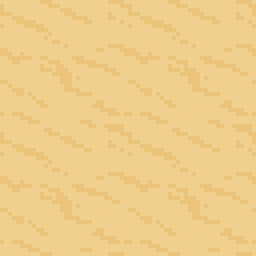
#> input picture previews/field-coast-cliff/assets/field/terrain/sand.png, 64 x 64 px, found by its file name (shown 4 times larger)
$ python make-field-terrain-atlas.py
#> lines starting #> are read from the running program, lines starting #| are printed output that depends on the picture
"""Draw 32px coast and cliff chips from the game's sand and rock textures."""
from pathlib import Path

import numpy as np
from PIL import Image

ROOT = Path(__file__).resolve().parents[1]
TERRAIN = ROOT / "assets/field/terrain"
OUT = TERRAIN / "atlas"
OUT.mkdir(exist_ok=True)
CELL = 32
Y, X = np.indices((CELL, CELL), dtype=float)
U, V = (X + .5) / CELL, (Y + .5) / CELL

def contour(mask):
    a,b,c,d = [int(bool(mask & (1<<i))) for i in range(4)]
    # Corner samples are the centers of the four adjacent logical tiles.
    # Smooth interpolation produces diagonal runs and quarter bays that share edges.
    value = a*(1-U)*(1-V) + b*U*(1-V) + c*U*V + d*(1-U)*V
    if mask in (5,10):
        # A diagonal pair meets at a water saddle, leaving a visible channel.
        value -= .18 * np.sin(np.pi*U) * np.sin(np.pi*V)
    gx = (b-a)*(1-V) + (c-d)*V
    gy = (d-a)*(1-U) + (c-b)*U
    slope = np.maximum(.3,np.hypot(gx,gy))
    wiggle=.035*np.sin(2*np.pi*U)*np.sin(2*np.pi*V)
    return (value-.5+wiggle)*CELL/slope, gx/slope, gy/slope

def texture(name):
    return np.array(Image.open(TERRAIN / name).convert("RGB"))

def tone(rgb, scale, shift=0):
    return np.clip(np.rint(rgb*scale+shift),0,255).astype(np.uint8)

def rgba(rgb, alpha):
    colors=np.broadcast_to(rgb,(32,32,3))
    return Image.fromarray(np.dstack((colors,np.broadcast_to(alpha,(32,32)))).astype(np.uint8),"RGBA")

def atlas(name, entries):
    image=Image.new("RGBA",(128,CELL*((len(entries)+3)//4)))
    for i,entry in enumerate(entries):
        image.paste(entry,((i%4)*CELL,(i//4)*CELL))
    image.save(OUT/(name+".png"),optimize=True)

distances={mask:contour(mask) for mask in range(1,15)}
full=Image.new("RGBA",(32,32),"white")
#> full: PIL image 32x32 RGBA; every value is 255
empty=Image.new("RGBA",(32,32))
#> empty: PIL image 32x32 RGBA; every value is 0
atlas("coast-mask-32",[empty]+[rgba((255,255,255),(distances[m][0]>=0)*255) for m in range(1,15)]+[full])
#> in rgba (call 2), `colors=np.broadcast_to(rgb,(32,32,3))`: colors: shape (32, 32, 3) int64; every value is 255
#> in atlas, `image=Image.new("RGBA",(128,CELL*((len(entries)+3)//4)))`: image: PIL image 128x128 RGBA; every value is 0
#> the loop in atlas, `for i,entry in enumerate(entries):` made 16 passes

sand=texture("sand.png")
rock=texture("grass-cliff.png")
#> call 2 of texture, with name = 'grass-cliff.png'
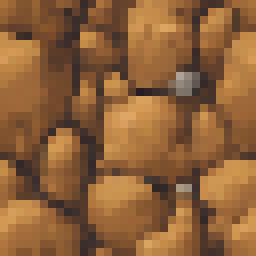
#> input picture assets/field/terrain/grass-cliff.png, 32 x 32 px (shown 8 times larger)
def bank(mask, phase):
    dist,_,_=distances[mask]
    xx=16+32*(phase%2)+X.astype(int)
    yy=16+32*(phase//2)+Y.astype(int)
    pixels=sand[yy%64,xx%64].copy()
    # Pale dry sand feathers into turf. Dark wet edge stays with the land.
    broken=np.sin(X*.8+Y*.61)+.45*np.cos(X*1.7-Y*.3)
    alpha=np.where(dist<0,0,np.where(dist<10+broken,255,np.where(dist<13+broken,110,0)))
    pixels[(dist>=0)&(dist<3)] = tone(pixels[(dist>=0)&(dist<3)],.72)
    pixels[(dist>=0)&(dist<1.15)] = (52,58,43)
    return rgba(pixels,alpha)

for phase in range(4):
    atlas(f"coast-sand-{phase}-32",[empty]+[bank(m,phase) for m in range(1,15)]+[empty])
#> this loop made 4 passes
#> pass 1, in bank (call 2), `alpha=np.where(dist<0,0,np.where(dist<10+broken,255,np.where(dist<13+b..`:
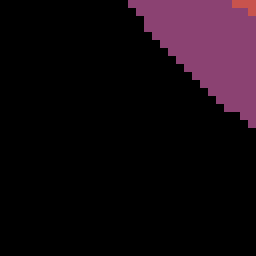
#> alpha: shape (32, 32) int64 (shown 8 times larger); 3 distinct labels, from 0 to 255; one colour per label, 0 black
atlas("coast-river-32",[empty]+[
    rgba(np.where((distances[m][0]<1.2)[:,:,None],np.array([43,62,47]),np.array([116,123,68])),
         np.where((distances[m][0]>=0)&(distances[m][0]<2.7),255,0))
    for m in range(1,15)]+[empty])
atlas("coast-rock-32",[empty]+[
    rgba(rock,np.where((distances[m][0]>=0)&(distances[m][0]<3.4),255,0))
    for m in range(1,15)]+[empty])
#> the loop in atlas (call 7), `for i,entry in enumerate(entries):` made 16 passes
#> after the loop in atlas (call 7), `for i,entry in enumerate(entries):`:
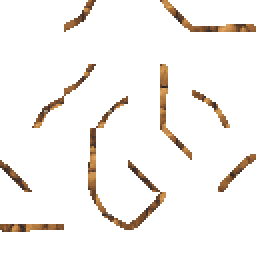
#> image: PIL image 128x128 RGBA (shown 2 times larger); mean R, G, B, A 123.2, 84.3, 49.8, 20; transparent parts drawn white
atlas("coast-shallow-32",[empty]+[
    rgba((71,161,152), np.where((distances[m][0]<0)&(distances[m][0]>=-5),np.where(distances[m][0]>=-2,115,48),0))
    for m in range(1,15)]+[empty])
#> the loop in atlas (call 8), `for i,entry in enumerate(entries):` made 16 passes
#> after the loop in atlas (call 8), `for i,entry in enumerate(entries):`:
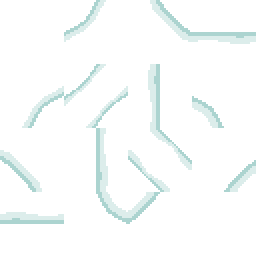
#> image: PIL image 128x128 RGBA (shown 2 times larger); mean R, G, B, A 62.1, 140.9, 133, 8.6; transparent parts drawn white

def cliff(mask, drop, forest=False):
    dist,gx,gy=distances[mask]
    # Keep the north edge as a narrow lip. East and west turn the rock face
    # around the shoulder. The south side carries the main illustrated face.
    south=np.maximum(0,-gy)
    side=np.abs(gx)
    breadth=2+south*(10+drop*2)+side*(2+drop)
    foot=-south*(4+drop)
    if forest:
        # Extend the face on both sides of the crest near crowded trees.
        # Keep the north rim thin and confine the change to the same chip.
        corner_distance=np.hypot(np.minimum(X,31-X),np.minimum(Y,31-Y))
        expansion=np.minimum(1,corner_distance/8)
        breadth += (south*(3+drop)+side*3)*expansion
        foot -= (south*(4+drop)+side*3)*expansion
    breaks=(np.sin(X*.59+Y*.93)+np.sin(X*1.41-Y*.67))*.67
    depth=(dist-foot)/(breadth-foot)
    inside=(dist>=foot)&(dist<breadth+breaks)
    # Same source-art density in all parts. Darkening is baked into the pixels.
    brightness=.74+south*.19+np.maximum(0,gx)*.08-np.maximum(0,-gx)*.13
    rgb=tone(rock,brightness[:,:,None])
    if forest:
        # Shade the toe and pick out broad, irregular bands through the face.
        ribs=.05*np.sin(X*.99+np.sin(Y*.22))+.05*np.cos(X*.49-Y*.13)
        shade=np.clip(.68+.34*depth+ribs,.65,1.1)
        rgb=tone(rgb,shade[:,:,None])
    rgb[(depth>=0)&(depth<.13)]=tone(rgb[(depth>=0)&(depth<.13)],.69)
    rgb[(depth>.83)&(depth<=1.1)]=tone(rgb[(depth>.83)&(depth<=1.1)],1.14,8)
    rim=(dist>=breadth+breaks)&(dist<breadth+breaks+1.5)
    rgb[rim]=(176,178,100)
    return rgba(rgb,(inside|rim)*255)

for drop in (1,2,3):
    atlas(f"cliff-{drop}-32",[empty]+[cliff(m,drop) for m in range(1,15)]+[empty])
    atlas(f"cliff-forest-{drop}-32",[empty]+[cliff(m,drop,forest=True) for m in range(1,15)]+[empty])
#> this loop made 3 passes
#> pass 1, in rgba (call 113), `colors=np.broadcast_to(rgb,(32,32,3))`:
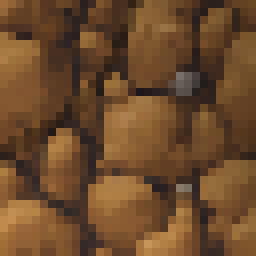
#> colors: shape (32, 32, 3) (shown 8 times larger); mean R, G, B 107.9, 73.8, 43.6
#> pass 1, in cliff (call 2), `dist,gx,gy=distances[mask]`:
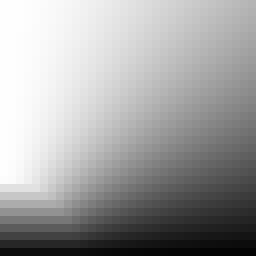
#> gx: shape (32, 32) float64 (shown 8 times larger); min 0.0159, max 1, mean 0.633
#> pass 1, in cliff (call 2), `dist,gx,gy=distances[mask]`:
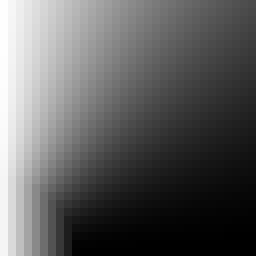
#> gy: shape (32, 32) float64 (shown 8 times larger); min -1, max -0.0159, mean -0.633; drawn with min black and max white

# Coverage extends between adjacent corners. All legal shared-edge pairs use
# the same binary water seam, apart from the subpixel center tie in a saddle.
for a in range(16):
    for b in range(16):
        aa=np.ones((32,32),bool) if a==15 else np.zeros((32,32),bool) if a==0 else distances[a][0]>=0
        bb=np.ones((32,32),bool) if b==15 else np.zeros((32,32),bool) if b==0 else distances[b][0]>=0
        if ((a>>1)&3)==((b&1)|((b>>2)&2)):
            assert np.count_nonzero(aa[:,-1]!=bb[:,0])<=1,(a,b,"ew")
        if (((a>>3)&1)|((a>>1)&2))==(b&3):
            assert np.count_nonzero(aa[-1]!=bb[0])<=1,(a,b,"ns")
print(f"{len(list(OUT.glob('*.png')))} atlas PNGs")
